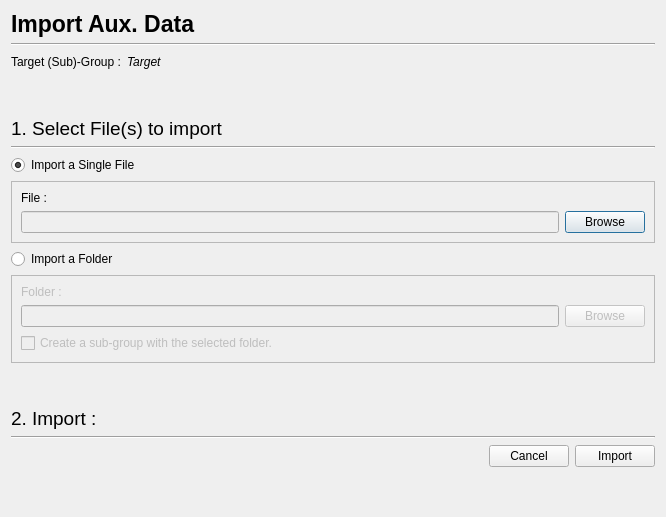
<?xml version="1.0" encoding="UTF-8"?>
<ui version="4.0">
 <class>Euclid::PhzQtUI::DialogImportAuxData</class>
 <widget class="QDialog" name="Euclid::PhzQtUI::DialogImportAuxData">
  <property name="geometry">
   <rect>
    <x>0</x>
    <y>0</y>
    <width>666</width>
    <height>517</height>
   </rect>
  </property>
  <property name="windowTitle">
   <string>Import Aux. Data</string>
  </property>
  <layout class="QVBoxLayout" name="verticalLayout_2">
   <item>
    <layout class="QHBoxLayout" name="horizontalLayout_2">
     <item>
      <widget class="QLabel" name="lbl_title">
       <property name="font">
        <font>
         <pointsize>17</pointsize>
         <weight>75</weight>
         <bold>true</bold>
        </font>
       </property>
       <property name="text">
        <string>Import Aux. Data</string>
       </property>
      </widget>
     </item>
     <item>
      <spacer name="horizontalSpacer_4">
       <property name="orientation">
        <enum>Qt::Horizontal</enum>
       </property>
       <property name="sizeHint" stdset="0">
        <size>
         <width>40</width>
         <height>20</height>
        </size>
       </property>
      </spacer>
     </item>
    </layout>
   </item>
   <item>
    <widget class="Line" name="line">
     <property name="orientation">
      <enum>Qt::Horizontal</enum>
     </property>
    </widget>
   </item>
   <item>
    <layout class="QHBoxLayout" name="horizontalLayout_5">
     <item>
      <widget class="QLabel" name="label">
       <property name="text">
        <string>Target (Sub)-Group :</string>
       </property>
      </widget>
     </item>
     <item>
      <widget class="QLabel" name="txt_targetGroup">
       <property name="font">
        <font>
         <italic>true</italic>
        </font>
       </property>
       <property name="text">
        <string>Target</string>
       </property>
      </widget>
     </item>
     <item>
      <spacer name="horizontalSpacer">
       <property name="orientation">
        <enum>Qt::Horizontal</enum>
       </property>
       <property name="sizeHint" stdset="0">
        <size>
         <width>40</width>
         <height>20</height>
        </size>
       </property>
      </spacer>
     </item>
    </layout>
   </item>
   <item>
    <spacer name="verticalSpacer_2">
     <property name="orientation">
      <enum>Qt::Vertical</enum>
     </property>
     <property name="sizeHint" stdset="0">
      <size>
       <width>20</width>
       <height>40</height>
      </size>
     </property>
    </spacer>
   </item>
   <item>
    <widget class="QLabel" name="label_3">
     <property name="font">
      <font>
       <pointsize>14</pointsize>
      </font>
     </property>
     <property name="text">
      <string>1. Select File(s) to import</string>
     </property>
    </widget>
   </item>
   <item>
    <widget class="Line" name="line_2">
     <property name="orientation">
      <enum>Qt::Horizontal</enum>
     </property>
    </widget>
   </item>
   <item>
    <widget class="QRadioButton" name="rb_file">
     <property name="text">
      <string>Import a Single File</string>
     </property>
     <property name="checked">
      <bool>true</bool>
     </property>
    </widget>
   </item>
   <item>
    <widget class="QFrame" name="frame_File">
     <property name="frameShape">
      <enum>QFrame::StyledPanel</enum>
     </property>
     <property name="frameShadow">
      <enum>QFrame::Raised</enum>
     </property>
     <layout class="QVBoxLayout" name="verticalLayout">
      <item>
       <widget class="QLabel" name="label_4">
        <property name="text">
         <string>File :</string>
        </property>
       </widget>
      </item>
      <item>
       <layout class="QHBoxLayout" name="horizontalLayout">
        <item>
         <widget class="QLineEdit" name="txt_file">
          <property name="enabled">
           <bool>false</bool>
          </property>
          <property name="readOnly">
           <bool>true</bool>
          </property>
         </widget>
        </item>
        <item>
         <widget class="QPushButton" name="btn_browseFile">
          <property name="text">
           <string>Browse</string>
          </property>
         </widget>
        </item>
       </layout>
      </item>
     </layout>
    </widget>
   </item>
   <item>
    <widget class="QRadioButton" name="rb_folder">
     <property name="text">
      <string>Import a Folder</string>
     </property>
    </widget>
   </item>
   <item>
    <widget class="QFrame" name="frame_Folder">
     <property name="enabled">
      <bool>false</bool>
     </property>
     <property name="frameShape">
      <enum>QFrame::StyledPanel</enum>
     </property>
     <property name="frameShadow">
      <enum>QFrame::Raised</enum>
     </property>
     <layout class="QVBoxLayout" name="verticalLayout_3">
      <item>
       <widget class="QLabel" name="label_5">
        <property name="text">
         <string>Folder :</string>
        </property>
       </widget>
      </item>
      <item>
       <layout class="QHBoxLayout" name="horizontalLayout_3">
        <item>
         <widget class="QLineEdit" name="txt_folder"/>
        </item>
        <item>
         <widget class="QPushButton" name="btn_browseFolder">
          <property name="text">
           <string>Browse</string>
          </property>
         </widget>
        </item>
       </layout>
      </item>
      <item>
       <widget class="QCheckBox" name="cb_createSubGroup">
        <property name="text">
         <string>Create a sub-group with the selected folder.</string>
        </property>
       </widget>
      </item>
     </layout>
    </widget>
   </item>
   <item>
    <spacer name="verticalSpacer_3">
     <property name="orientation">
      <enum>Qt::Vertical</enum>
     </property>
     <property name="sizeHint" stdset="0">
      <size>
       <width>20</width>
       <height>40</height>
      </size>
     </property>
    </spacer>
   </item>
   <item>
    <widget class="QLabel" name="label_6">
     <property name="font">
      <font>
       <pointsize>14</pointsize>
      </font>
     </property>
     <property name="text">
      <string>2. Import :</string>
     </property>
    </widget>
   </item>
   <item>
    <widget class="Line" name="line_3">
     <property name="orientation">
      <enum>Qt::Horizontal</enum>
     </property>
    </widget>
   </item>
   <item>
    <layout class="QHBoxLayout" name="horizontalLayout_4">
     <item>
      <spacer name="horizontalSpacer_2">
       <property name="orientation">
        <enum>Qt::Horizontal</enum>
       </property>
       <property name="sizeHint" stdset="0">
        <size>
         <width>40</width>
         <height>20</height>
        </size>
       </property>
      </spacer>
     </item>
     <item>
      <widget class="QPushButton" name="btn_cancel">
       <property name="text">
        <string>Cancel</string>
       </property>
      </widget>
     </item>
     <item>
      <widget class="QPushButton" name="btn_import">
       <property name="text">
        <string>Import</string>
       </property>
      </widget>
     </item>
    </layout>
   </item>
   <item>
    <spacer name="verticalSpacer">
     <property name="orientation">
      <enum>Qt::Vertical</enum>
     </property>
     <property name="sizeHint" stdset="0">
      <size>
       <width>20</width>
       <height>40</height>
      </size>
     </property>
    </spacer>
   </item>
  </layout>
 </widget>
 <resources/>
 <connections>
  <connection>
   <sender>btn_cancel</sender>
   <signal>clicked()</signal>
   <receiver>Euclid::PhzQtUI::DialogImportAuxData</receiver>
   <slot>close()</slot>
   <hints>
    <hint type="sourcelabel">
     <x>378</x>
     <y>493</y>
    </hint>
    <hint type="destinationlabel">
     <x>260</x>
     <y>296</y>
    </hint>
   </hints>
  </connection>
 </connections>
</ui>
